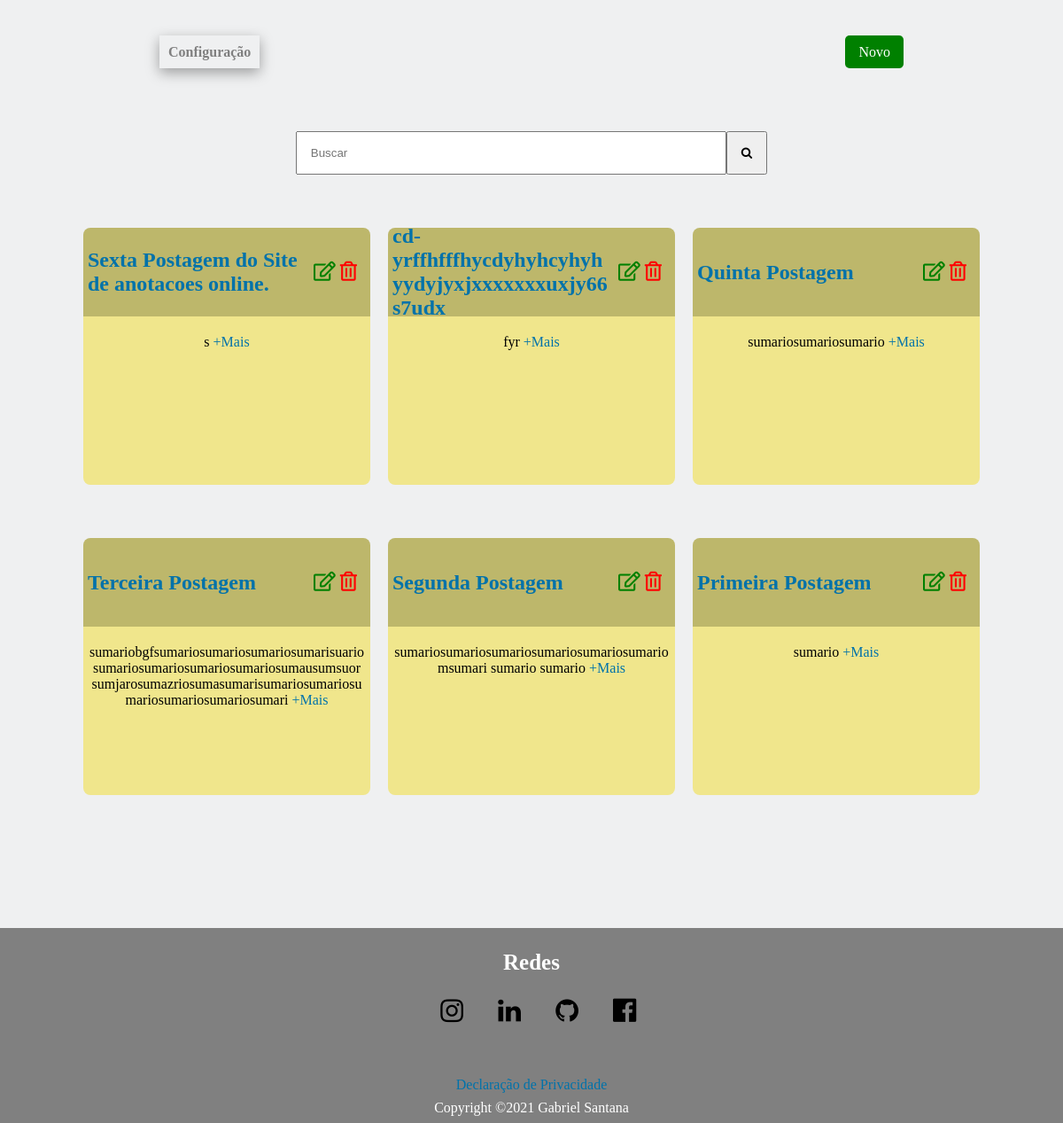
The app's page /usuario/ (signed in) with its own data.
### app/models.py (models this page shows, shortened)
class Post(models.Model):
    titulo = models.CharField(max_length=50)
    slug = models.SlugField(unique=True)
    sumario = models.CharField(max_length=150)
    conteudo = RichTextField()
    user = models.ForeignKey(get_user_model(), on_delete=models.CASCADE)
    criacao = models.DateTimeField(auto_now_add=True)
    editado = models.DateTimeField(auto_now=True)

### app/views.py (the view)
# urls.py: path('usuario/', views.Usuario.as_view(), name='usuario'),
@method_decorator(login_required, name='dispatch')
class Usuario(ListView):
    template_name = 'usuario.html'
    paginate_by = 15
    def get_queryset(self):
        return Post.objects.filter(user_id=self.request.user.id).order_by('-editado')

### templates/usuario.html (shortened to what this page needs)
{% extends 'base.html' %}
{% block content %}
<section class="butoes">
  <p class="butao-conf"><a href="{% url 'confs' %}">Configuração</a></p>
  <p class="butao-novo"><a href="{% url 'nova-anotacao' %}">Novo</a></p>
</section>
{% if object_list %}
<section class="posts">
  <form class="buscar" action="{% url 'buscar' %}" method="get">
    <input type="search" required="required" placeholder="Buscar" name="q">
    <button><i class="fa fa-search"></i></button>
  </form>
  <section class="linha">
    {% for post in object_list  %}
      <section class="coluna">
        <header class="header-posts">
          <h2><a href="{% url 'anotacao' post.slug %}">{{ post.titulo }}</a></h2>
            <article>
              <a class="editar" href="{% url 'editar-anotacao' post.slug %}"><i class="far fa-edit"></i></a>
              <a class="excluir" href="{% url 'excluir-anotacao' post.slug %}"><i class="far fa-trash-alt"></i></a>
            </article>
        </header>
        <p class="sumario">{{ post.sumario }}<a href="{% url 'anotacao' post.slug %}"> +Mais</a></p>
      </section>
    {% endfor %}
  </section>
</section>
{% else %}
<section class="vazio">
  <img src="../static/imgs/robot.png" alt="Robozinho da Página não foi carregado">
  <h1>Parece que você não fez anotações ainda</h1>
  <p>Assim que você fizer alguma anotação ela será mostrada aqui.</p>
</section>
{% endif %}
{% endblock %}

### templates/base.html (shortened to what this page needs)
{% load static %}
<!DOCTYPE html>
<html lang="pt-br">
  <head>
    <link rel="stylesheet" href="https://use.fontawesome.com/releases/v5.7.2/css/all.css">    <link rel="preconnect" href="https://fonts.googleapis.com">
    <link rel="stylesheet" href="https://cdnjs.cloudflare.com/ajax/libs/font-awesome/4.7.0/css/font-awesome.min.css">
    <link rel="stylesheet" href="{% static 'css/style.css' %}" type="text/css">
  </head>
  <body>
    <main>
      {% block content %}
      {% endblock %}
    </main>
    <footer class="rodape-pag-inicial">
      <h4>Redes</h4>
      <ul>
        <a href="https://www.instagram.com/young.coder_official/" target="_blank"><i class="fa fa-instagram"></i></a>
        <a href="https://www.linkedin.com/in/gabriel-santana-485767203" target="_blank"><i class="fa fa-linkedin"></i></a>
        <a href="https://github.com/GabrielSantos198" target="_blank"><i class="fa fa-github"></i></a>
        <a href="https://www.facebook.com/gabrielsantana00" target="_blank"><i class="fab fa-facebook"></i></a>
      </ul>
      <article>
        <a href="{% url 'politicas' %}">Declaração de Privacidade</a>
        <p>Copyright ©2021 Gabriel Santana</p>
      </article>
    </footer>
  </body>
</html>

### static/css/style.css (style rules this page uses)
* { margin: 0px; padding: 0px; list-style: none; text-decoration: none; }
html { scroll-behavior: smooth; }
main { background-color: #EFF0F1; padding-top: 50px; padding-bottom: 90px }
.rodape-pag-inicial { width: 100%; background-color: grey; }
.rodape-pag-inicial h4 { color: #fff; padding-top: 25px; text-align: center; font-size: 25px; }
.rodape-pag-inicial ul { width: 100%; display: flex; justify-content: center; padding: 15px 0 50px 0; }
.rodape-pag-inicial ul a { width: 50px; height: 50px; border-radius: 50%; margin-left: 15px; display: flex; justify-content: center; align-items: center; color: #000; font-size: 30px; cursor: pointer; }
.rodape-pag-inicial article { margin: 0 auto 0 auto; text-align: center; padding-bottom: 8px; }
.rodape-pag-inicial article a { color: #0072aa; }
.rodape-pag-inicial article p { color: #fff; padding-top: 8px; }
.butoes { width: 78%; margin: 0 auto 0 auto; display: flex; }
.butoes .butao-novo { width: 100%; text-align: right; }
.butoes .butao-novo a { background-color: green; padding: 10px 15px 10px 15px; border-radius: 5px; color: #fff; }
.butoes .butao-conf a { color: #0072aa; padding: 10px; font-weight: bold; color: grey; box-shadow: rgba(0, 0, 0, 0.35) 0px 5px 15px;; }
.posts { width: 90%; margin-left: auto; margin-right: auto; margin-top: 80px; }
.posts .buscar { width: 100%; display: flex; justify-content: center; margin-bottom: 60px; }
.posts .buscar input { width: 75%; padding: 10px; cursor: pointer; }
.posts .buscar button { padding: 10px; }
.posts .header-posts { width: 100%; height: 80px !important; display: flex; align-items: center; justify-content: space-between; background-color: #BDB76B; border-radius: 8px 8px 0 0; padding: 10px 0 10px 0; overflow: auto; }
.posts .header-posts h2 { padding-left: 5px; width: 76%; word-wrap: break-word; }
.posts .header-posts h2 a { color: #0072aa; }
.posts .header-posts article { display: flex; padding-right: 15px; }
.posts .header-posts article a { font-size: 22px; }
.posts .header-posts article .editar { color: green; }
.posts .header-posts article .excluir { color: red; }
.posts .header-posts article a:first-child { padding-right: 5px; }
.posts .sumario { height: 170px; padding: 20px 5px 0 5px; background-color: #F0E68C; border-radius: 0 0 8px 8px; margin-bottom: 60px; text-align: center; word-wrap: break-word; overflow: auto; }
.posts .sumario a { color: #0072aa; }
@media (min-width: 800px) { .posts .buscar { width: 60%; margin: 0 auto 60px auto; } }
@media (min-width: 800px) { .posts .buscar input { padding: 15px; } }
@media (min-width: 800px) { .posts .buscar button { padding: 15px; } }
@media (min-width: 800px) { .posts { width: 90% !important; } }
@media (min-width: 800px) { .posts, .butoes { width: 70%; } }
@media (min-width: 800px) { .posts .linha { display: flex; flex-direction: row; justify-content: center; flex-wrap: wrap; } }
@media (min-width: 800px) { .posts .coluna { width: 30%; margin: 0 10px 0 10px; } }

### records on screen
Post: titulo "Sexta Postagem do Site de anotacoes online.", sumario "s"
Post: titulo "cd-yrffhfffhycdyhyhcyhyhyydyjyxjxxxxxxxuxjy66s7udx", sumario "fyr"
Post: titulo "Quinta Postagem", sumario "sumariosumariosumario"
Post: titulo "Terceira Postagem", sumario "sumariobgfsumariosumariosumariosumarisuariosumariosumariosumariosumariosumausumsuor sumjarosumazriosumasumarisumariosumariosumariosumariosumariosumari"
Post: titulo "Segunda Postagem", sumario "sumariosumariosumariosumariosumariosumariomsumari sumario sumario"
Post: titulo "Primeira Postagem", sumario "sumario"
